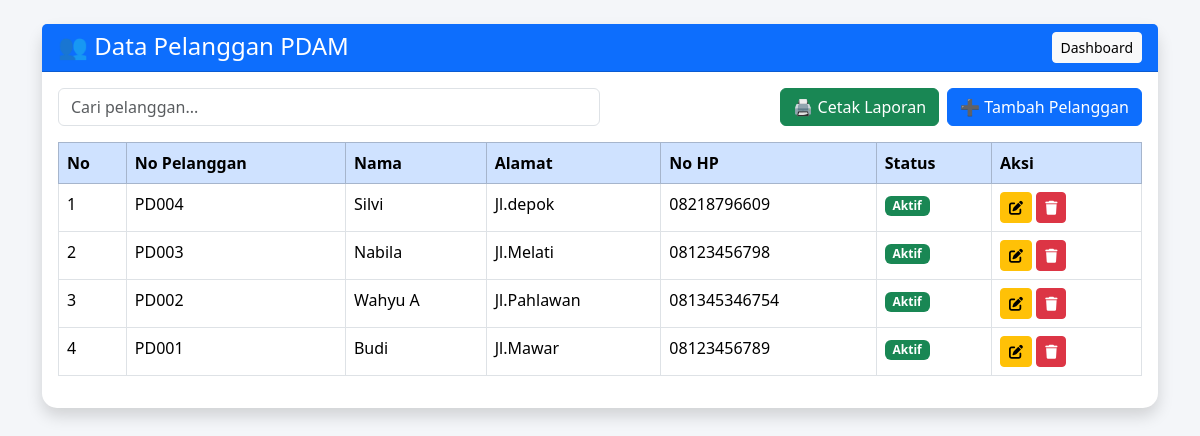
The app's page /pelanggan.php with its own data.
### tables this page shows
CREATE TABLE `pelanggan` (
  `id` int(11) NOT NULL,
  `user_id` int(11) DEFAULT NULL,
  `tarif_id` int(11) DEFAULT NULL,
  `no_pelanggan` varchar(20) DEFAULT NULL,
  `nama` varchar(100) DEFAULT NULL,
  `alamat` text DEFAULT NULL,
  `no_hp` varchar(15) DEFAULT NULL,
  `status` enum('aktif','nonaktif') DEFAULT 'aktif'
);

### pelanggan.php (the view, shortened to what this page needs)
<?php
include "koneksi.php";
$data = mysqli_query($conn,"
SELECT *
FROM pelanggan
ORDER BY id DESC
");
?>
<!DOCTYPE html>
<html lang="id">
<head>
<link href="https://cdn.jsdelivr.net/npm/bootstrap@5.3.3/dist/css/bootstrap.min.css" rel="stylesheet">
<link rel="stylesheet"
href="https://cdnjs.cloudflare.com/ajax/libs/font-awesome/6.5.1/css/all.min.css">
</head>
<body>
<div class="container mt-4">
<div class="card shadow">
<div class="card-header bg-primary text-white d-flex justify-content-between">
<h4 class="mb-0">
👥 Data Pelanggan PDAM
</h4>
<a href="dashboard.php"
class="btn btn-light btn-sm">
Dashboard
</a>
</div>
<div class="card-body">
<div class="d-flex justify-content-between mb-3">
<input
type="text"
id="cari"
class="form-control w-50"
placeholder="Cari pelanggan...">
<div class="d-flex gap-2">
<a href="laporan_pelanggan.php"
class="btn btn-success">
🖨 Cetak Laporan
</a>
<button
class="btn btn-primary"
data-bs-toggle="modal"
data-bs-target="#modalTambah">
➕ Tambah Pelanggan
</button>
</div>
</div>
<table
id="tabelPelanggan"
class="table table-bordered table-hover">
<thead class="table-primary">
<tr>
<th>No</th>
<th>No Pelanggan</th>
<th>Nama</th>
<th>Alamat</th>
<th>No HP</th>
<th>Status</th>
<th width="150">Aksi</th>
</tr>
</thead>
<tbody>
<?php
$no = 1;
while($d = mysqli_fetch_assoc($data))
{
?>
<tr>
<td><?= $no++ ?></td>
<td><?= $d['no_pelanggan'] ?></td>
<td><?= $d['nama'] ?></td>
<td><?= $d['alamat'] ?></td>
<td><?= $d['no_hp'] ?></td>
<td>
<?php
if($d['status']=="aktif")
{
    echo "<span class='badge bg-success'>Aktif</span>";
}
else
{
    echo "<span class='badge bg-danger'>Nonaktif</span>";
}
?>
</td>
<td>
<a
href="pelanggan.php?edit=<?= $d['id']; ?>"
class="btn btn-warning btn-sm">
<i class="fas fa-edit"></i>
</a>
<a
href="pelanggan.php?hapus=<?= $d['id']; ?>"
class="btn btn-danger btn-sm"
onclick="return confirm('Yakin ingin menghapus data ini?')">
<i class="fas fa-trash"></i>
</a>
</td>
</tr>
<?php } ?>
</tbody>
</table>
</div>
</div>
</div>
</body>
</html>

### pelanggan.php (style rules this page uses)
body { background:#f4f6f9; }
.card { border:none; border-radius:15px; }

### records on screen
pelanggan: no_pelanggan "PD004", nama "Silvi", alamat "Jl.depok", no_hp "08218796609", status "Aktif"
pelanggan: no_pelanggan "PD003", nama "Nabila", alamat "Jl.Melati", no_hp "08123456798", status "Aktif"
pelanggan: no_pelanggan "PD002", nama "Wahyu A", alamat "Jl.Pahlawan", no_hp "081345346754", status "Aktif"
pelanggan: no_pelanggan "PD001", nama "Budi", alamat "Jl.Mawar", no_hp "08123456789", status "Aktif"
